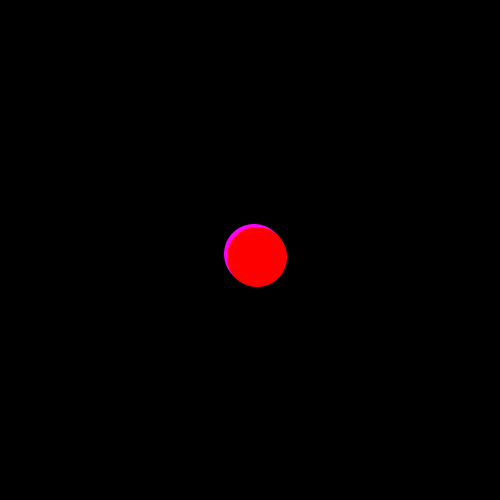
Frame 1 (no input)
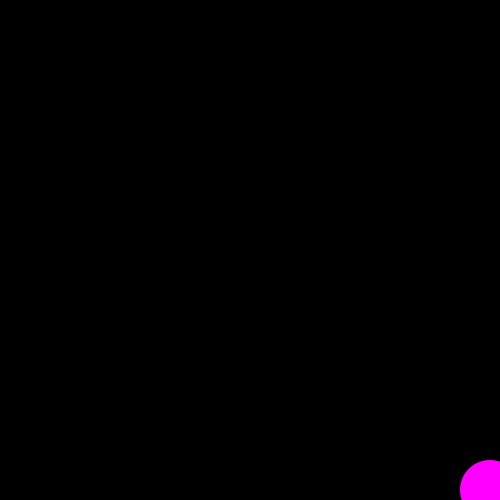
Frame 60 (the mouse pressed at the canvas centre just before this capture)
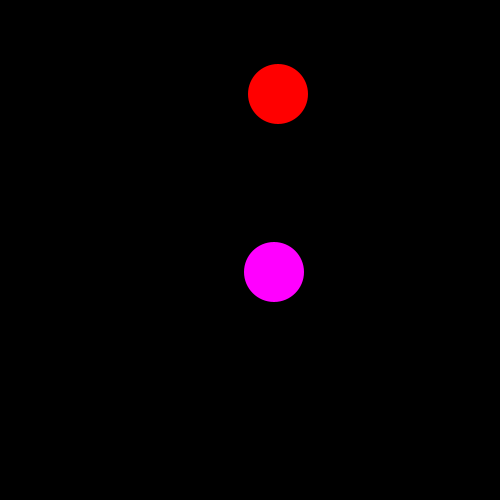
Frame 120 (the mouse held since frame 60 and released just before this capture)

The Processing sketch that drew these frames (run headless with seeded random() and noise(); from frame 60 on, the mouse is pressed at the canvas centre):

// Processing sketch: processing_67196
// ── processing_67196.pde

float circX;
float circY;
float circleX;
float circleY;
float XVel;
float YVel;
float XVelo;
float YVelo;
float gravity;

void setup(){
  size(500,500);
  smooth();
  circX=width/2;
  circY=height/2;
  circleX=width/2;
  circleY=height/2;
  
  XVel=4;
  YVel=4;;
  XVelo=3;
  YVelo=3;
  gravity=.3;
}

void draw(){
  background(0);
  fill(255,0,255);
  noStroke();
  YVelo=YVelo;
  YVel=YVel;
  circX=circX+XVel;
  circY=circY+YVel;
  circleX=circleX+XVelo;
  circleY=circleY+YVelo;
  if((circX>width)||(circX<0)){
    XVel=XVel*(-1);
  }
  if((circY>height)||(circY<0)){
    YVel=YVel*(-1);
    XVel=XVel*(1);
  }
  if(circY>height){
    circY=height;
  }
  circleX=circleX+XVel;
  circleY=circleY+YVel;
  if((circleX>width)||(circleX<0)){
    XVelo=XVelo*(-1);
  }
  if((circleY>height)||(circleY<0)){
    YVelo=YVelo*(-1);
    XVelo=XVelo*(1);
  }
  if(circleY>height){
    circleY=height;
  }
  if((circleX==circX)&&(circleY==circY)){
    YVel=YVel*(-1);
    XVel=XVel*(-1);
    YVelo=YVelo*(-1);
    XVelo=XVelo*(-1);
  }
  ellipseMode(RADIUS);
  ellipse(circX,circY,30,30);
  fill(255,0,0);

  ellipse(circleX,circleY,30,30);
  fill(0,0,255);
}
